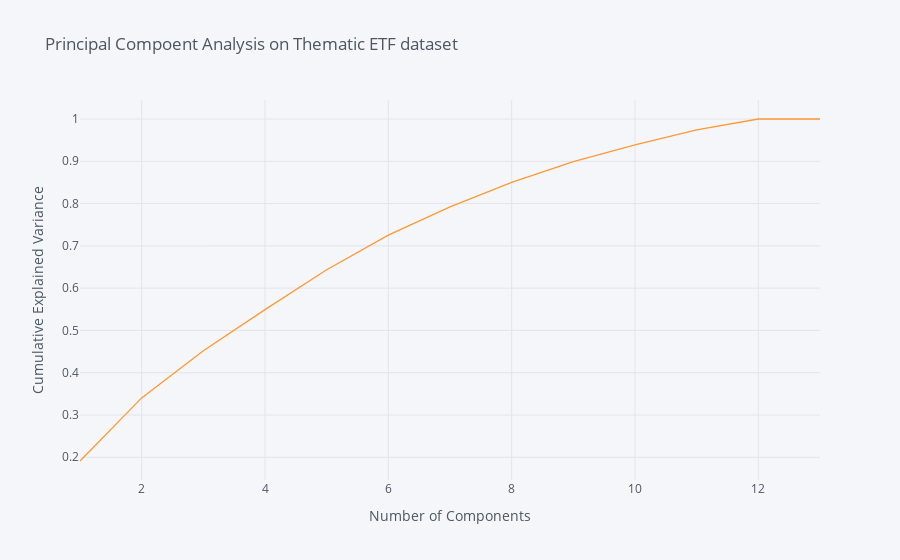

Notebook source saved alongside this figure:
### Markdown cell above
From the PCA performed on the thematic ETF dataset below, we can see as the number of components goes up, the better the variance can be explained.

### Code cell
# import libraries
from sklearn.decomposition import PCA

# initiate an empty dataframe
pca_var = pd.DataFrame()

# performance PCA for a varying number of components
for i in range(1,len(dataset_final.columns)+1):
    pca = PCA(n_components=i)
    pca_result = pca.fit_transform(dataset_scaled)
    var = pd.Series(np.sum(pca.explained_variance_ratio_), name=i)
    pca_var=pca_var.append(var)

# plot   
pca_var.iplot(title='Principal Compoent Analysis on Thematic ETF dataset', xTitle='Number of Components', yTitle='Cumulative Explained Variance')

### Figure 1 — Plotly figure (JSON) as saved in the notebook; plotly's stock layout.template omitted (floating-point values rounded to 4 significant figures)
{"data": [{"line": {"color": "rgba(255, 153, 51, 1.0)", "dash": "solid", "shape": "linear", "width": 1.3}, "mode": "lines", "name": "0", "text": "", "type": "scatter", "x": [1, 2, 3, 4, 5, 6, 7, 8, 9, 10, 11, 12, 13], "y": [0.1912, 0.3404, 0.4521, 0.5492, 0.6434, 0.7253, 0.7923, 0.8501, 0.899, 0.939, 0.9743, 1.0, 1]}], "layout": {"legend": {"bgcolor": "#F5F6F9", "font": {"color": "#4D5663"}}, "paper_bgcolor": "#F5F6F9", "plot_bgcolor": "#F5F6F9", "title": {"font": {"color": "#4D5663"}, "text": "Principal Compoent Analysis on Thematic ETF dataset"}, "xaxis": {"gridcolor": "#E1E5ED", "showgrid": true, "tickfont": {"color": "#4D5663"}, "title": {"font": {"color": "#4D5663"}, "text": "Number of Components"}, "zerolinecolor": "#E1E5ED"}, "yaxis": {"gridcolor": "#E1E5ED", "showgrid": true, "tickfont": {"color": "#4D5663"}, "title": {"font": {"color": "#4D5663"}, "text": "Cumulative Explained Variance"}, "zerolinecolor": "#E1E5ED"}}}
